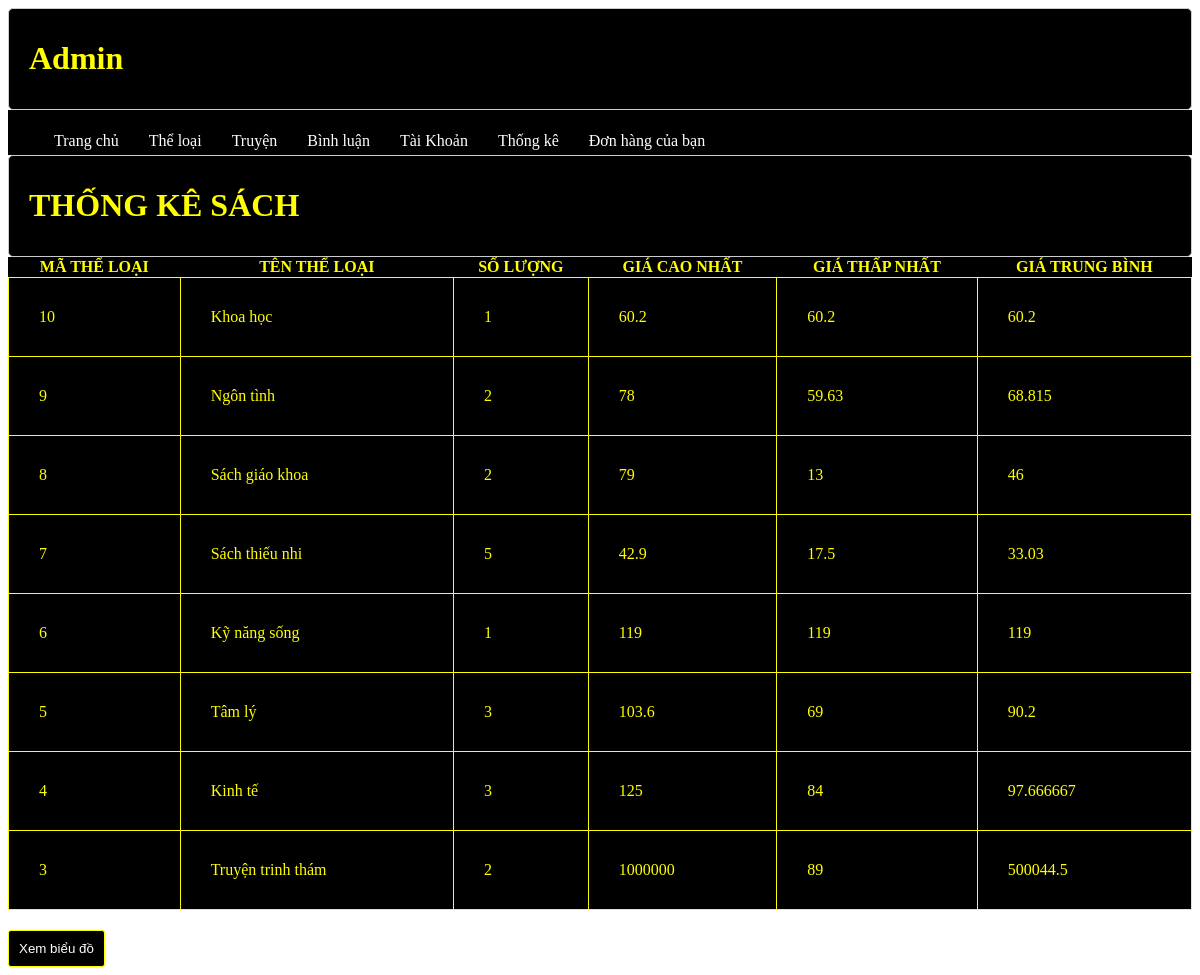
The page /admin/index.php?act=thongke on the database its author committed.
### tables this page shows
CREATE TABLE `theloai` (
  `id` int(11) NOT NULL,
  `name` varchar(255) NOT NULL
);

### model/pdo.php (called while the page is built, shortened)
<?php
function pdo_get_connection()
{
    $dburl = "mysql:host=localhost;dbname=duan1;charset=utf8";
    $username = 'root';
    $password = '';
    $conn = new PDO($dburl, $username, $password);
    $conn->setAttribute(PDO::ATTR_ERRMODE, PDO::ERRMODE_EXCEPTION);
    return $conn;
}
function pdo_query($sql)
{
    $sql_args = array_slice(func_get_args(), 1);
    try {
        $conn = pdo_get_connection();
        $stmt = $conn->prepare($sql);
        $stmt->execute($sql_args);
        $rows = $stmt->fetchAll();
        return $rows;
    } catch (PDOException $e) {
        throw $e;
    } finally {
        unset($conn);
    }
}

### model/cart.php (called while the page is built, shortened)
<?php
function loadall_thongke(){
    $sql = "select theloai.id as matl, theloai.name as tentl, count(truyen.id) as countsp, min(truyen.price) as minprice, max(truyen.price) as maxprice, avg(truyen.price) as avgprice";
    $sql.= " from truyen left join theloai on theloai.id = truyen.id_the_loai";
    $sql.= " group by theloai.id order by theloai.id desc";
    $listtk = pdo_query($sql);
    return $listtk;
}
?>

### admin/thongke/list.php (the view)
<div class="row2">
    <div class="row2 font_title">
        <h1>THỐNG KÊ SÁCH</h1>
    </div>
    <div class="row2 form_content ">
        <form action="index.php?act=thongke" method="POST">
            <div class="row2 mb10 formds_loai">
                <table>
                    <tr>
                        <th>MÃ THỂ LOẠI</th>
                        <th>TÊN THỂ LOẠI</th>
                        <th>SỐ LƯỢNG</th>
                        <th>GIÁ CAO NHẤT</th>
                        <th>GIÁ THẤP NHẤT</th>
                        <th>GIÁ TRUNG BÌNH</th>
                    </tr>
                    <?php
                        foreach ($listthongke as $thongke) {
                            extract($thongke);
                            echo '
                                <tr>
                                    <td>'.$matl.'</td>
                                    <td>'.$tentl.'</td>
                                    <td>'.$countsp.'</td>
                                    <td>'.$maxprice.'</td>
                                    <td>'.$minprice.'</td>
                                    <td>'.$avgprice.'</td>
                                </tr>';
                        }
                    ?>
                </table>
            </div>
            <div class="row mb10 ">
                <a href="index.php?act=bieudo"> <input class="mr20" type="button" value="Xem biểu đồ"></a>
            </div>
        </form>
    </div>
</div>

### admin/css/admin.css (style rules this page uses)
.font_title { background-color:#000; border:1px #CCC solid; color:yellow; border-radius:5px; padding:10px 20px; }
.mr20 { margin-top:20px; border: 1px yellow solid; background-color: #000; color: white; border-radius: 3px; padding: 10px; }
.formds_loai table { width:100%; border-collapse:collapse; background-color:#000; color: yellow; padding:20px; }
.formds_loai table td { padding:10px 20px; border:1px yellow solid; padding:30px; }
input { border: 2px solid yellow; background-color: #000; color: white; border-radius: 3px; }

### rows shown on the page
theloai: id "10", name "Khoa học", countsp "1", maxprice "60.2", minprice "60.2", avgprice "60.2"
theloai: id "9", name "Ngôn tình", countsp "2", maxprice "78", minprice "59.63", avgprice "68.815"
theloai: id "8", name "Sách giáo khoa", countsp "2", maxprice "79", minprice "13", avgprice "46"
theloai: id "7", name "Sách thiếu nhi", countsp "5", maxprice "42.9", minprice "17.5", avgprice "33.03"
theloai: id "6", name "Kỹ năng sống", countsp "1", maxprice "119", minprice "119", avgprice "119"
theloai: id "5", name "Tâm lý", countsp "3", maxprice "103.6", minprice "69", avgprice "90.2"
theloai: id "4", name "Kinh tế", countsp "3", maxprice "125", minprice "84", avgprice "97.666667"
theloai: id "3", name "Truyện trinh thám", countsp "2", maxprice "1000000", minprice "89", avgprice "500044.5"
